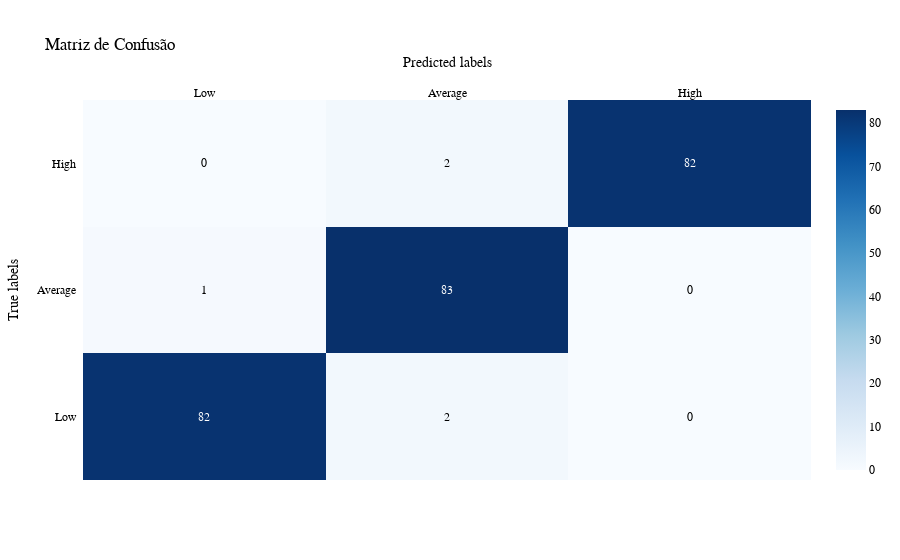

Source (notebook cell):
### Code cell
conf_matrix = confusion_matrix(y_train, y_pred_train)

# Definindo  nomes de classes
class_names = ['Low', 'Average', 'High']

# Plotando a matriz de confusão com Plotly
fig = ff.create_annotated_heatmap(
    z=conf_matrix,
    x=class_names,
    y=class_names,
    colorscale='Blues',
    showscale=True
)
fig.update_layout(
    title='Matriz de Confusão',
    xaxis_title='Predicted labels',
    yaxis_title='True labels',
    font=dict(
        family='Arial',
        size=12,
        color='black'
    )
)

### Figure 1 — Plotly figure (JSON) as saved in the notebook; plotly's stock layout.template omitted (floating-point values rounded to 4 significant figures)
{"data": [{"colorscale": [[0, "rgb(247,251,255)"], [0.125, "rgb(222,235,247)"], [0.25, "rgb(198,219,239)"], [0.375, "rgb(158,202,225)"], [0.5, "rgb(107,174,214)"], [0.625, "rgb(66,146,198)"], [0.75, "rgb(33,113,181)"], [0.875, "rgb(8,81,156)"], [1, "rgb(8,48,107)"]], "reversescale": false, "showscale": true, "type": "heatmap", "x": ["Low", "Average", "High"], "y": ["Low", "Average", "High"], "z": [[82, 2, 0], [1, 83, 0], [0, 2, 82]]}], "layout": {"annotations": [{"font": {"color": "#FFFFFF"}, "showarrow": false, "text": "82", "x": "Low", "xref": "x", "y": "Low", "yref": "y"}, {"font": {"color": "#000000"}, "showarrow": false, "text": "2", "x": "Average", "xref": "x", "y": "Low", "yref": "y"}, {"font": {"color": "#000000"}, "showarrow": false, "text": "0", "x": "High", "xref": "x", "y": "Low", "yref": "y"}, {"font": {"color": "#000000"}, "showarrow": false, "text": "1", "x": "Low", "xref": "x", "y": "Average", "yref": "y"}, {"font": {"color": "#FFFFFF"}, "showarrow": false, "text": "83", "x": "Average", "xref": "x", "y": "Average", "yref": "y"}, {"font": {"color": "#000000"}, "showarrow": false, "text": "0", "x": "High", "xref": "x", "y": "Average", "yref": "y"}, {"font": {"color": "#000000"}, "showarrow": false, "text": "0", "x": "Low", "xref": "x", "y": "High", "yref": "y"}, {"font": {"color": "#000000"}, "showarrow": false, "text": "2", "x": "Average", "xref": "x", "y": "High", "yref": "y"}, {"font": {"color": "#FFFFFF"}, "showarrow": false, "text": "82", "x": "High", "xref": "x", "y": "High", "yref": "y"}], "font": {"color": "black", "family": "Arial", "size": 12}, "title": {"text": "Matriz de Confusão"}, "xaxis": {"dtick": 1, "gridcolor": "rgb(0, 0, 0)", "side": "top", "ticks": "", "title": {"text": "Predicted labels"}}, "yaxis": {"dtick": 1, "ticks": "", "ticksuffix": "  ", "title": {"text": "True labels"}}}}
